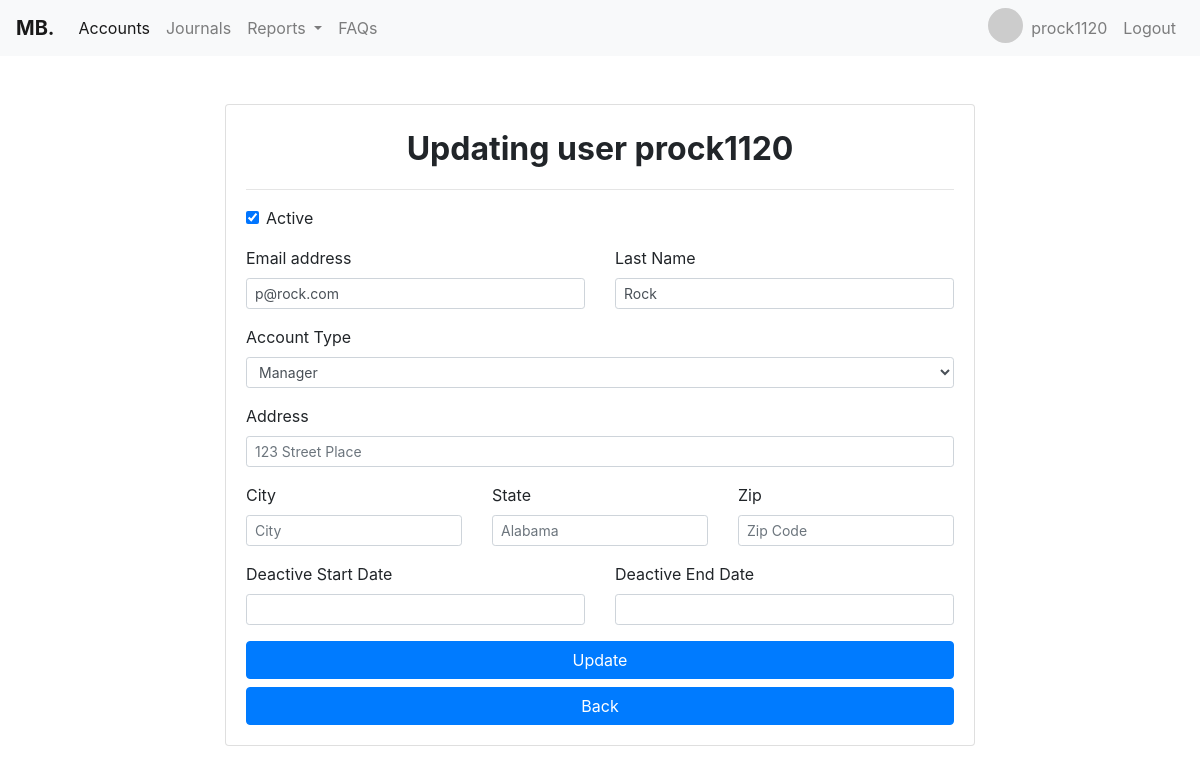
Page /userpage/2 on the committed database.
### register/models.py (models this page shows, shortened)
class User(AbstractBaseUser):
    user_types = (
        (1, "Accountant"),
        (2, "Manager"),
        (3, "Admin"),
    )
    security_questions = (
        (1, "Whats is your mother maiden name?"),
        (2, "What is your favorite color?"),
        (3, "What is your biggest fear?"),
    )
    email = models.EmailField(
        verbose_name='email address',
        max_length=255,
        unique=True,
    )
    first_name = models.CharField(max_length=255)
    last_name = models.CharField(max_length=255)
    username = models.CharField(max_length=255)
    active = models.BooleanField(default=False)
    staff = models.BooleanField(default=False)
    admin = models.BooleanField(default=False)
    date_joined = models.DateField(auto_now_add=True)
    password_expiration = models.IntegerField(default=0)
    user_type = models.IntegerField(choices=user_types, default=1)
    date_of_birth = models.DateField(null=True)
    security_question = models.IntegerField(
        choices=security_questions, null=True)
    security_answer = models.CharField(max_length=100, null=True)
    deactive_time_start = models.DateField(null=True, blank=True)
    deactive_time_end = models.DateField(null=True, blank=True)
    address = models.CharField(max_length=150, blank=True)
    zip_code = models.CharField(max_length=12, blank=True)
    city = models.CharField(max_length=50, blank=True)
    state = models.CharField(max_length=50, blank=True)
    USERNAME_FIELD = 'email'
    REQUIRED_FIELDS = ['first_name', 'last_name',
                       'date_of_birth', 'security_question',
                       'security_answer', 'user_type']
    objects = UserManager()
    class Meta:
        ordering = ['-date_joined']

### register/views.py (the view, shortened to what this page needs)
# urls.py: path('userpage/<int:pk>', views.UserProfileUpdateView.as_view(),
class UserProfileUpdateView(UpdateView):
    model = User
    fields = ['email', 'last_name', 'user_type', 'active',
              'address', 'city', 'zip_code', 'state', 'deactive_time_start',
              'deactive_time_end']
    success_url = reverse_lazy('userprofiles')
    template_name = "register/updateuser.html"

### register/templates/register/updateuser.html (shortened to what this page needs)
{% extends "accounting/base.html"%}
{% load widget_tweaks %}
{% block content %}
<div class="global-container mt-5">
    <div class="card login-form">
        <div class="card-body">
            <p class="card-title text-center size-header"><strong>Updating user {{user.username}}</strong></p>
            <hr>
            <div class="card-text">
                <form action="" method="post" id="registerForm">
                    <div class="form-check mb-3">
                        {% render_field form.active class="form-check-input" type="checkbox" %}
                        <label class="form-check-label" for="defaultCheck1">
                            Active
                        </label>
                    </div>
                    <div class="row">
                        <div class="form-group col">
                            <label for="email">Email address</label>
                            {% render_field form.email class="form-control form-control-sm" type="email" placeholder="name@domain.com" %}
                        </div>
                        <div class="form-group col">
                            <label for="lastName">Last Name</label>
                            {% render_field form.last_name class="form-control form-control-sm" type="text" placeholder="Last Name" %}
                        </div>
                    </div>
                    <div class="form-group">
                        <label for="user_type">Account Type</label>
                        {% render_field form.user_type class="form-control form-control-sm" type="select" %}
                    </div>
                    <div class="form-group">
                        <label for="address">Address</label>
                        {% render_field form.address class="form-control form-control-sm" type="text" autocomplete="on" placeholder="123 Street Place" %}
                    </div>
                    <div class="row">
                        <div class="form-group col">
                            <label for="city">City</label>
                            {% render_field form.city class="form-control form-control-sm" type="text" autocomplete="on" placeholder="City"%}
                        </div>
                        <div class="form-group col">
                            <label for="state">State</label>
                            {% render_field form.state class="form-control form-control-sm" type="text" autocomplete="on" placeholder="Alabama" %}
                        </div>
                        <div class="form-group col">
                            <label for="zip">Zip</label>
                            {% render_field form.zip_code class="form-control form-control-sm" type="text" placeholder="Zip Code"%}
                        </div>
                    </div>
                    <div class="row">
                        <div class="form-group col">
                            <label for="city">Deactive Start Date</label>
                            {% render_field form.deactive_time_start class="form-control form-control-sm" id="dob" type="text" %}
                        </div>
                        <div class="form-group col">
                            <label for="state">Deactive End Date</label>
                            {% render_field form.deactive_time_end class="form-control form-control-sm" id="dob2" type="text" %}
                        </div>
                    </div>
                    <button type="submit" class="btn btn-primary btn-block">Update</button>
                    <a href="{% url 'userprofiles' %}" class="btn btn-primary btn-block">Back</a>
                </form>
            </div>
        </div>
    </div>
</div>
{% endblock %}

### accounting/templates/accounting/navbar.html (shortened to what this page needs)
{% if user.user_type == 3 %}
<nav class="navbar navbar-expand-lg navbar-light bg-light">
    <a class="navbar-brand" href="{% url 'home' %}"><strong>MB.</strong></a>
    <button class="navbar-toggler" type="button" data-toggle="collapse" data-target="#navbarNavDropdown"
        aria-controls="navbarNavDropdown" aria-expanded="false" aria-label="Toggle navigation">
        <span class="navbar-toggler-icon"></span>
    </button>
    <div class="collapse navbar-collapse" id="navbarNavDropdown">
        <ul class="navbar-nav mr-auto">
            <li class="nav-item active">
                <a class="nav-link" href="{% url 'accounthome' %}">Accounts<span class="sr-only">(current)</span></a>
            </li>
            <li class="nav-item">
                <a class="nav-link" href="{% url 'journal' %}">Journals</a>
            </li>
            <li class="nav-item dropdown">
                <a class="nav-link dropdown-toggle" href="#" id="navbarDropdownMenuLink" data-toggle="dropdown"
                    aria-haspopup="true" aria-expanded="false">
                    Reports
                </a>
                <div class="dropdown-menu" aria-labelledby="navbarDropdownMenuLink">
                    <a class="dropdown-item" href="{% url 'eventlog' %}">Event Log</a>
                    <a class="dropdown-item" href="{% url 'userprofiles' %}">Users</a>
                </div>
            </li>
            <li class="nav-item">
                <a class="nav-link" href="{% url 'faqs' %}">FAQs</a>
            </li>
        </ul>
        <ul class="navbar-nav">
            <li class="nav-item">
                <img src="https://ui-avatars.com/api/?name=John+Doe" alt="Avatar" class="avatar">
            </li>
            <li class="nav-item">
                <a class="nav-link" href="#">{{user.username}}</a>
            </li>
            <li class="nav-item">
                <a class="nav-link" href="{% url 'logout' %}">Logout</a>
            </li>
        </ul>
    </div>
</nav>
{% elif user.user_type == 2  %}
<nav class="navbar navbar-expand-lg navbar-light bg-light">
    <a class="navbar-brand" href="{% url 'home' %}"><strong>MB.</strong></a>
    <div class="collapse navbar-collapse" id="navbarNavDropdown">
        <ul class="navbar-nav mr-auto">
            <li class="nav-item active">
                <a class="nav-link" href="{% url 'accounthome' %}">Accounts<span class="sr-only">(current)</span></a>
            </li>
            <li class="nav-item">
                <a class="nav-link" href="{% url 'journal' %}">Journals</a>
            </li>
            <li class="nav-item dropdown">
                <a class="nav-link dropdown-toggle" href="#" id="navbarDropdownMenuLink" data-toggle="dropdown"
                    aria-haspopup="true" aria-expanded="false">
                    Reports
                </a>
            </li>
            <li class="nav-item">
                <a class="nav-link" href="{% url 'faqs' %}">FAQs</a>
            </li>
        </ul>
        <ul class="navbar-nav">
            <li class="nav-item">
                <img src="https://ui-avatars.com/api/?name=John+Doe" alt="Avatar" class="avatar">
            </li>
            <li class="nav-item">
                <a class="nav-link" href="#">{{user.username}}</a>
            </li>
            <li class="nav-item">
                <a class="nav-link" href="{% url 'logout' %}">Logout</a>
            </li>
        </ul>
    </div>
</nav>
{% endif %}

### accounting/templates/accounting/navbar.html (style rules this page uses)
.avatar { vertical-align: middle; width: 35px; height: 35px; border-radius: 50%; }

### register/templates/register/updateuser.html (style rules this page uses)
.global-container { height: 100%; width: 100%; display: flex; justify-content: center; align-items: center; }
.card { width: 750px; }
.size-header { font-size: xx-large; }

### rows in the picture
User: username "prock1120", active "☑", email "p@rock.com", last_name "Rock", user_type "Manager"
